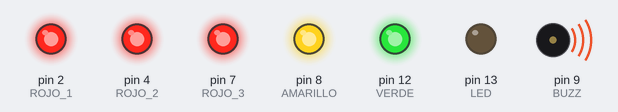
Recording of a sketch running on a simulated Arduino Uno, built with avr-gcc and run on an emulated ATmega328P. Shown: output pins drawn as LEDs (lit = HIGH), buzzer (waves = sounding). Pins used as bus, display or sensor lines are not drawn.

Above: at 1.92 s.
At 39.94 s:
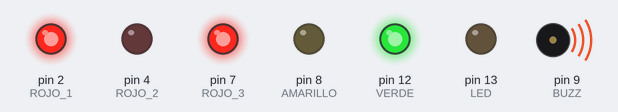
Timing chart, 0 to 40.0 s (numbered marks = the images above):
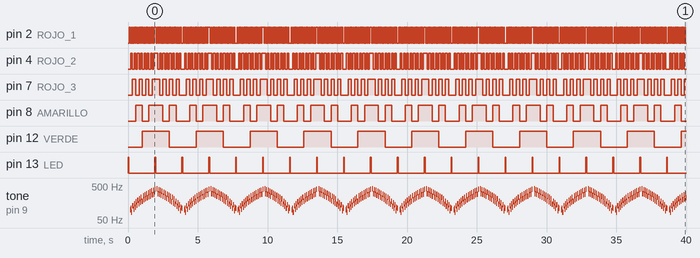

Measured:
- by itself, pin 2 (ROJO_1): moves between LOW and HIGH, repeating every 2.2 s
- by itself, pin 4 (ROJO_2): moves between LOW and HIGH, repeating every 3.9 s
- by itself, pin 8 (AMARILLO): repeats every 3.9 s: LOW 0.48 s, HIGH 0.99 s, LOW 0.48 s, HIGH 0.47 s, LOW 0.97 s, HIGH 0.47 s
- by itself, pin 12 (VERDE): alternates HIGH for 1.9 s and LOW for 1.9 s
- by itself, pin 13 (LED): alternates HIGH for 0.05 s and LOW for 1.9 s
- by itself, tone on pin 9 (BUZZ): plays 100 Hz for 0.04 s, 110 Hz for 0.04 s, 84 Hz for 0.08 s, 130 Hz for 0.08 s, 105 Hz for 0.04 s, 150 Hz for 0.08 s … (621 notes in this stretch)
- by itself, pin 7 (ROJO_3): repeats every 3.9 s: 2 × (LOW 0.24 s, HIGH 0.24 s), LOW 0.24 s, HIGH 0.52 s, 2 × (LOW 0.24 s, HIGH 0.24 s), LOW 0.24 s, HIGH 0.23 s, LOW 0.50 s, HIGH 0.23 s

The sketch:

secuencia_LED.ino
```cpp
int LED = 13;

int ROJO_1 = 2;
int ROJO_2 = 4;
int ROJO_3 = 7;

int AMARILLO = 8;
int VERDE = 12;

int BUZZ = 9;
long freq = 100;
int veces = 0;
//int control;
boolean r1_s = false, r2_s = false, r3_s = false, a_s = false, v_s = false;

void setup()
{
  pinMode(LED,OUTPUT);
  int LED_s = 0;

  pinMode(ROJO_1,OUTPUT);
  pinMode(ROJO_2,OUTPUT);
  pinMode(ROJO_3,OUTPUT);

  pinMode(AMARILLO,OUTPUT);
  pinMode(VERDE,OUTPUT);

  pinMode(BUZZ, OUTPUT);

//  control = 0;
}

void loop()
{
  delay(0);
  int my_delay = 50;
//  while (my_delay < 200)
//  {
    digitalWrite(LED,HIGH);
    delay(my_delay);
    digitalWrite(LED,LOW);
    delay(my_delay);
    //my_delay = my_delay + 100;
//  }

  secuencia();

}


boolean cambia(int COLOR, boolean estado)
{
  if (estado == false)
  {
    digitalWrite(COLOR,HIGH);
    return true;
  }
  else
  {
    digitalWrite(COLOR,LOW);
    return false;
  }
}


void secuencia()
{

  veces = veces+1;
  for(int control = 1; control < 32; control++)
  {

    r1_s = cambia(ROJO_1, r1_s);

    buzz(BUZZ, freq, 50);
    if (veces%2==0){
    freq -= 10;
    }else{
    freq += 10;
    }

    if (control % 2 == 0){
      r2_s = cambia(ROJO_2, r2_s);
    }

    if (control%4 == 0){
      r3_s = cambia(ROJO_3, r3_s);
    }

    if (control%8 == 0){
      a_s = cambia(AMARILLO, a_s);
    }

    if (control%16 == 0){
      v_s = cambia(VERDE, v_s);
    }
    delay(10);
  }
}


void buzz(int targetPin, long frequency, long time_buzz){

 long delayValue =  1000000/frequency/2;

 long numCycles = frequency * time_buzz / 1000;

 for (long i=0; i<numCycles; i++){
   digitalWrite(targetPin,HIGH); // write the buzzer pin high to push out the diaphram
    delayMicroseconds(delayValue); // wait for the calculated delay value
    digitalWrite(targetPin,LOW); // write the buzzer pin low to pull back the diaphram
    delayMicroseconds(delayValue); // wait againf or the calculated delay value
 }


}
```
